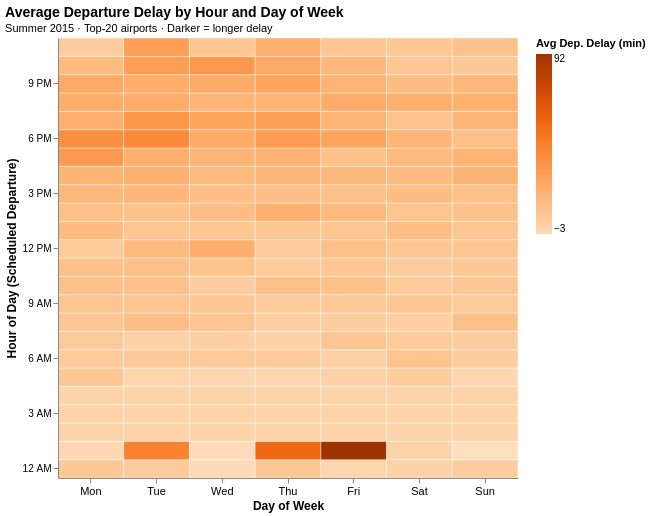

The notebook cell this image was saved under:
### Code cell
# ── Viz 2 chart ───────────────────────────────────────────────────────────────
viz2 = (
    alt.Chart(heat)
    .mark_rect(stroke='white', strokeWidth=0.4)
    .encode(
        x=alt.X('DOW:O', sort=DOW_ORDER, title='Day of Week',
                axis=alt.Axis(labelFontSize=11, titleFontSize=12, labelAngle=0)),
        y=alt.Y('hour:O', sort='descending', title='Hour of Day (Scheduled Departure)',
                axis=alt.Axis(labelFontSize=10, titleFontSize=12,
                              values=list(range(0,24,3)),
                              labelExpr=("datum.value==0?'12 AM':datum.value==12?'12 PM':"
                                         "datum.value<12?datum.value+' AM':(datum.value-12)+' PM'"))),
        color=alt.Color('avg_delay:Q', title='Avg Dep. Delay (min)',
                        scale=alt.Scale(scheme='oranges', domainMin=-3),
                        legend=alt.Legend(orient='right', gradientLength=180,
                                          labelFontSize=10, titleFontSize=11)),
        tooltip=[
            alt.Tooltip('DOW:O',        title='Day'),
            alt.Tooltip('hour_label:N', title='Hour'),
            alt.Tooltip('avg_delay:Q',  title='Avg Delay (min)', format='.1f'),
            alt.Tooltip('flight_cnt:Q', title='Flights',         format=','),
        ]
    )
    .properties(
        title=alt.TitleParams(
            text='Average Departure Delay by Hour and Day of Week',
            subtitle='Summer 2015 · Top-20 airports · Darker = longer delay',
            fontSize=14, subtitleFontSize=11, anchor='start'),
        width=460, height=440
    )
    .configure(background='white')
    .configure_view(strokeWidth=0)
)

viz2.save('viz2.html')
print("Saved → viz2.html")
viz2

### Figure 1 — Vega-Lite specification as saved in the notebook (floating-point values rounded to 4 significant figures; data arrays with more than 128 entries replaced by an {"elided": "..."} marker saying what was removed)
{"config": {"view": {"continuousWidth": 300, "continuousHeight": 300, "strokeWidth": 0}, "background": "white"}, "data": {"name": "data-a6054dc35004efe50a35114fab9cadfd"}, "mark": {"type": "rect", "stroke": "white", "strokeWidth": 0.4}, "encoding": {"color": {"field": "avg_delay", "legend": {"gradientLength": 180, "labelFontSize": 10, "orient": "right", "titleFontSize": 11}, "scale": {"domainMin": -3, "scheme": "oranges"}, "title": "Avg Dep. Delay (min)", "type": "quantitative"}, "tooltip": [{"field": "DOW", "title": "Day", "type": "ordinal"}, {"field": "hour_label", "title": "Hour", "type": "nominal"}, {"field": "avg_delay", "format": ".1f", "title": "Avg Delay (min)", "type": "quantitative"}, {"field": "flight_cnt", "format": ",", "title": "Flights", "type": "quantitative"}], "x": {"axis": {"labelAngle": 0, "labelFontSize": 11, "titleFontSize": 12}, "field": "DOW", "sort": ["Mon", "Tue", "Wed", "Thu", "Fri", "Sat", "Sun"], "title": "Day of Week", "type": "ordinal"}, "y": {"axis": {"labelExpr": "datum.value==0?'12 AM':datum.value==12?'12 PM':datum.value<12?datum.value+' AM':(datum.value-12)+' PM'", "labelFontSize": 10, "titleFontSize": 12, "values": [0, 3, 6, 9, 12, 15, 18, 21]}, "field": "hour", "sort": "descending", "title": "Hour of Day (Scheduled Departure)", "type": "ordinal"}}, "height": 440, "title": {"text": "Average Departure Delay by Hour and Day of Week", "anchor": "start", "fontSize": 14, "subtitle": "Summer 2015 · Top-20 airports · Darker = longer delay", "subtitleFontSize": 11}, "width": 460, "$schema": "https://vega.github.io/schema/vega-lite/v5.8.0.json", "datasets": {"data-a6054dc35004efe50a35114fab9cadfd": {"elided": "168 records"}}}
